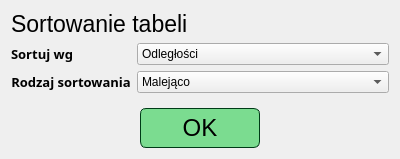
<?xml version="1.0" encoding="UTF-8"?>
<ui version="4.0">
 <class>SingleJumpsResultsTableSortDialog</class>
 <widget class="QDialog" name="SingleJumpsResultsTableSortDialog">
  <property name="geometry">
   <rect>
    <x>0</x>
    <y>0</y>
    <width>400</width>
    <height>159</height>
   </rect>
  </property>
  <property name="windowTitle">
   <string>Dialog</string>
  </property>
  <layout class="QVBoxLayout" name="verticalLayout" stretch="0,1,0">
   <item>
    <widget class="QLabel" name="label_3">
     <property name="font">
      <font>
       <pointsize>17</pointsize>
      </font>
     </property>
     <property name="text">
      <string>Sortowanie tabeli</string>
     </property>
    </widget>
   </item>
   <item>
    <layout class="QFormLayout" name="formLayout">
     <item row="0" column="1">
      <widget class="QComboBox" name="comboBox_sortBy">
       <item>
        <property name="text">
         <string>Odległości</string>
        </property>
       </item>
       <item>
        <property name="text">
         <string>Noty łącznej</string>
        </property>
       </item>
       <item>
        <property name="text">
         <string>Uśrednionego wiatru</string>
        </property>
       </item>
       <item>
        <property name="text">
         <string>Punktów od sędziów</string>
        </property>
       </item>
      </widget>
     </item>
     <item row="1" column="1">
      <widget class="QComboBox" name="comboBox_sortType">
       <item>
        <property name="text">
         <string>Malejąco</string>
        </property>
       </item>
       <item>
        <property name="text">
         <string>Rosnąco</string>
        </property>
       </item>
      </widget>
     </item>
     <item row="0" column="0">
      <widget class="QLabel" name="label">
       <property name="font">
        <font>
         <family>Quicksand</family>
         <pointsize>10</pointsize>
         <bold>true</bold>
        </font>
       </property>
       <property name="text">
        <string>Sortuj wg</string>
       </property>
       <property name="alignment">
        <set>Qt::AlignCenter</set>
       </property>
      </widget>
     </item>
     <item row="1" column="0">
      <widget class="QLabel" name="label_2">
       <property name="font">
        <font>
         <family>Quicksand</family>
         <pointsize>10</pointsize>
         <bold>true</bold>
        </font>
       </property>
       <property name="text">
        <string>Rodzaj sortowania</string>
       </property>
       <property name="alignment">
        <set>Qt::AlignCenter</set>
       </property>
      </widget>
     </item>
    </layout>
   </item>
   <item>
    <layout class="QHBoxLayout" name="horizontalLayout_OKButton_2">
     <item>
      <spacer name="horizontalSpacer_3">
       <property name="orientation">
        <enum>Qt::Horizontal</enum>
       </property>
       <property name="sizeHint" stdset="0">
        <size>
         <width>40</width>
         <height>20</height>
        </size>
       </property>
      </spacer>
     </item>
     <item>
      <widget class="QPushButton" name="pushButton_submit">
       <property name="minimumSize">
        <size>
         <width>120</width>
         <height>40</height>
        </size>
       </property>
       <property name="maximumSize">
        <size>
         <width>120</width>
         <height>40</height>
        </size>
       </property>
       <property name="font">
        <font>
         <pointsize>18</pointsize>
        </font>
       </property>
       <property name="styleSheet">
        <string notr="true">QPushButton{
border: 1px solid rgb(0, 59, 23);
border-radius: 6px;
color: rgb(0, 0, 0);
background-color: rgb(123, 220, 144);
}
QPushButton:hover{
background-color: rgb(153, 253, 174);
}</string>
       </property>
       <property name="text">
        <string>OK</string>
       </property>
      </widget>
     </item>
     <item>
      <spacer name="horizontalSpacer_4">
       <property name="orientation">
        <enum>Qt::Horizontal</enum>
       </property>
       <property name="sizeHint" stdset="0">
        <size>
         <width>40</width>
         <height>20</height>
        </size>
       </property>
      </spacer>
     </item>
    </layout>
   </item>
  </layout>
 </widget>
 <resources/>
 <connections/>
</ui>
